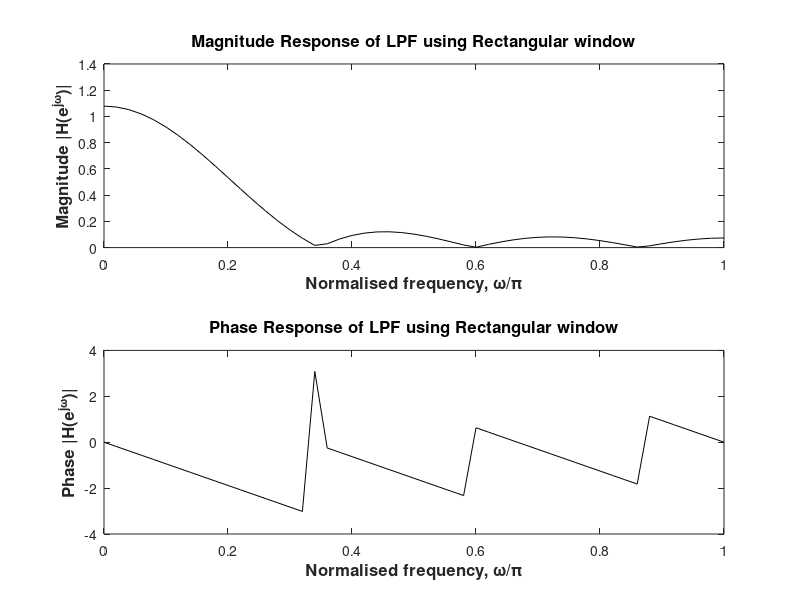

This chart was generated by the following MATLAB code:
%Program to plot frequency of lowpass filter using rectangular window
clear all;
clc;
wc=0.2*pi;
N=7;
hd=zeros(1,N)
a=(N-1)/2
hna=wc/pi %impulse response at n = alpha
k=1:1:((N-1)/2)
n=k-1-((N-1)/2)
hd(k)=sin(wc*n)./(pi*n) %impulse response by inverse Fourier transform
hn(k)=hd(k)*1 %impulse response multiplied by Rectangular window
hn=[hn hna]
w=0:pi/50:pi
Hw1=hna*exp(-j*w*a)
Hw2=0;

for m=1:1:a
    Hw3=hn(m)*((exp(j*w*(1-m)))+(exp(-j*w*(1-m+2*a))))
    Hw2=Hw2+Hw3;
end
Hw=Hw2+Hw1

H_mag_rect=abs(Hw)
H_ang_rect=angle(Hw)

subplot(2,1,1);plot(w/pi,H_mag_rect,'k');
title('Magnitude Response of LPF using Rectangular window','fontsize',12,'fontweight','b');
xlabel('Normalised frequency, \omega/\pi','fontsize',12,'fontweight','b');
ylabel('Magnitude |H(e^{j\omega})|','fontsize',12,'fontweight','b');
subplot(2,1,2);plot(w/pi,H_ang_rect,'k');
title('Phase Response of LPF using Rectangular window','fontsize',12,'fontweight','b');
xlabel('Normalised frequency, \omega/\pi','fontsize',12,'fontweight','b');
ylabel('Phase |H(e^{j\omega})|','fontsize',12,'fontweight','b');